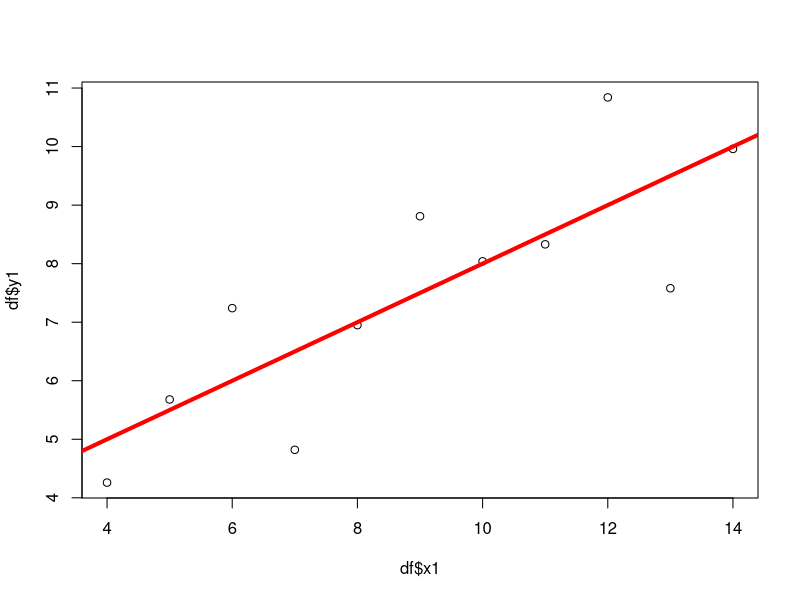
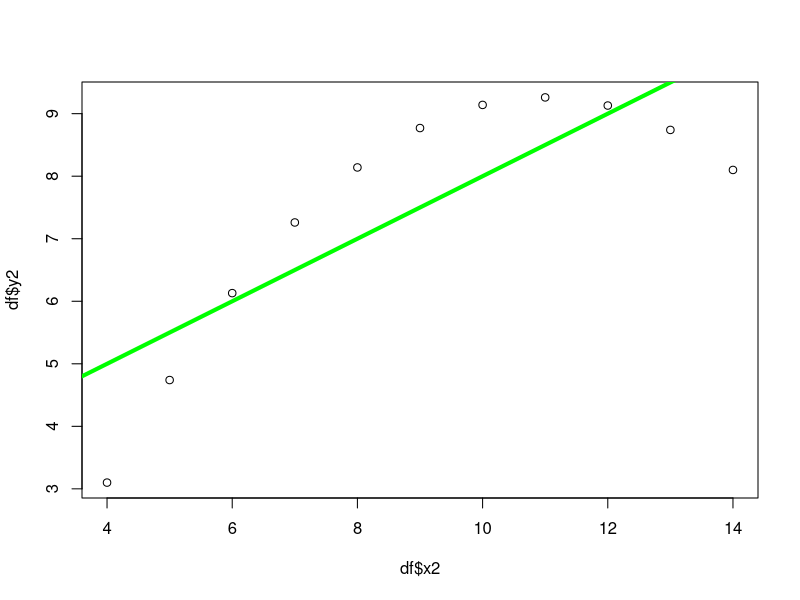
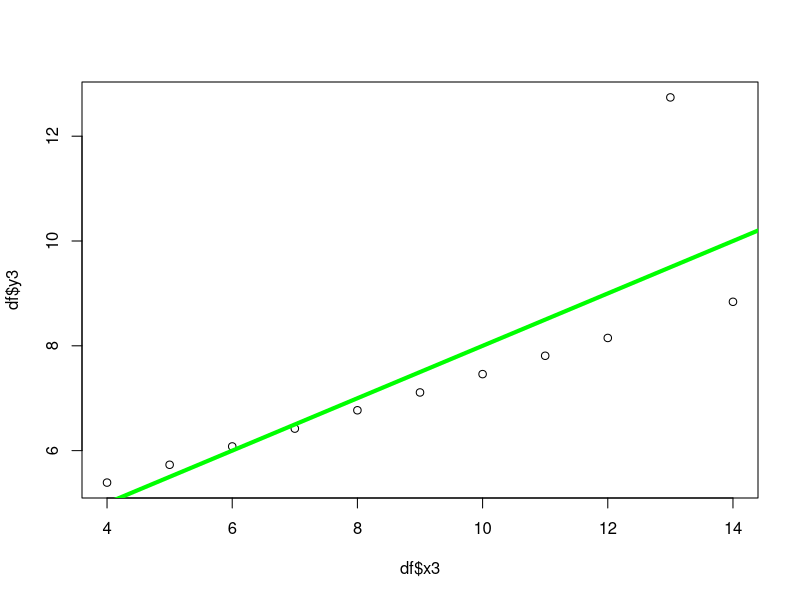
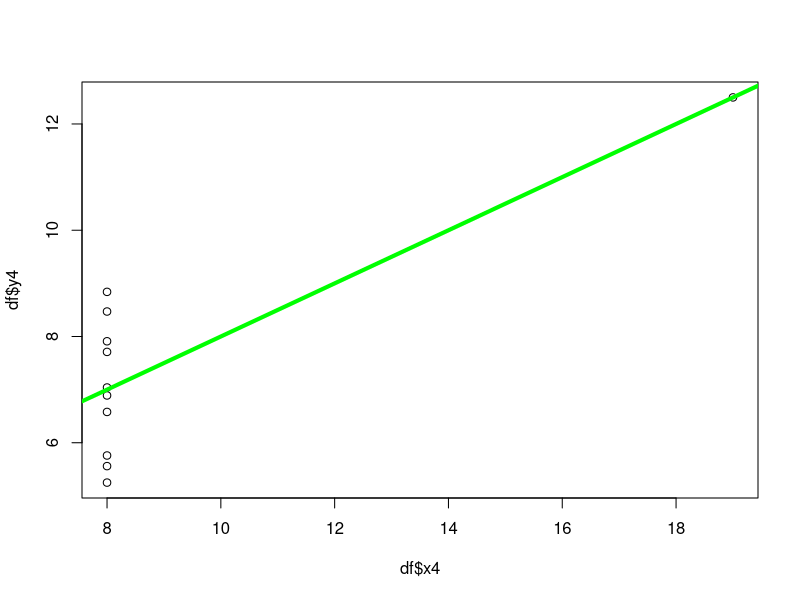

Generate these figures, in order, with R:
setwd("~/Documents/BWL/WiSe 21:22/HU-WS21:22/Applied Econ/Exercises/AppliedEcon/ex1")

df <- read.csv("anscombe.csv", header=T, sep=",")

df[2,3] #value in 2nd row, 3rd column

head(df)

df[1:3,]

1:3
#same as
seq(1,3, by=1)

summary(df)

pinkpony <- c(1,3,5,8,9) #vector
mean(pinkpony) #mean of vector
pinkpony+2 #adding 2 to every value in vector
pinkpony+pinkpony+pinkpony
length(pinkpony)

summary(pinkpony)

bluepony <- c(2,5,7,9,22)

pony <- cbind(pinkpony,bluepony) #combines these two column wise

ponytail <- c(pinkpony, bluepony)
ponytail #combines in a row

#define a function, gives me first element of a and first element of b
first_element <- function(a,b){
  u <- c(NA,NA)
  u[1] <- a[1]
  u[2] <- b[1]
  return(u)
}
first_element(pinkpony, bluepony)

#for loops
multiplepony <- rep(NA, length(pinkpony)) 

for (i in 1: length(pinkpony)) {
  multiplepony[i] <- pinkpony [i]* bluepony[i]
}

multiplepony

plot(x= df$x1, y=df$y1)
abline( a=3, b=0.5, lwd=4, col="red") #a intercept, b slope

plot (x=df$x2, y=df$y2)
abline( a=3, b=0.5, lwd=4, col="green")

plot (x=df$x3, y=df$y3)
abline( a=3, b=0.5, lwd=4, col="green")

plot (x=df$x4, y=df$y4)
abline( a=3, b=0.5, lwd=4, col="green")

coef(lm(y2~x2, data=df)) #linear regression model

ponydata <- c(1,2,3,NA,5)
sum(ponydata, na.rm=T) #remove NA= true

##Lecture 2
summary(df)
head(df)